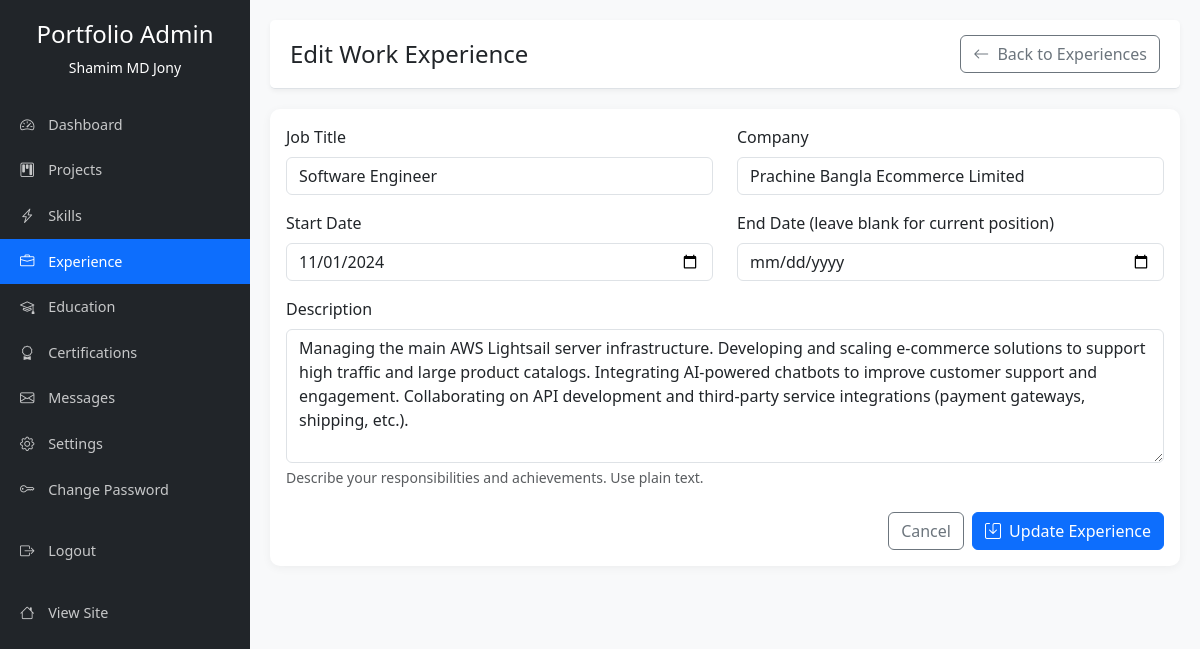
The app's page /dashboard/experiences/edit/1 (signed in) with its own data.
### models.py (models this page shows)
class Experience(db.Model):
    id = db.Column(db.Integer, primary_key=True)
    title = db.Column(db.String(100), nullable=False)
    company = db.Column(db.String(100), nullable=False)
    start_date = db.Column(db.Date, nullable=False)
    end_date = db.Column(db.Date)  # Null for current positions
    description = db.Column(db.Text, nullable=False)
    created_at = db.Column(db.DateTime, default=datetime.utcnow)
    updated_at = db.Column(db.DateTime, default=datetime.utcnow, onupdate=datetime.utcnow)

### app.py (the view, shortened to what this page needs)
@app.route('/dashboard/experiences/edit/<int:id>', methods=['GET', 'POST'])
@login_required
def edit_experience(id):
    experience = Experience.query.get_or_404(id)
    form = ExperienceForm(obj=experience)
    return render_template('admin/experiences/edit.html', form=form, experience=experience)

### forms.py
class ExperienceForm(FlaskForm):
    title = StringField('Job Title', validators=[DataRequired(), Length(max=100)])
    company = StringField('Company', validators=[DataRequired(), Length(max=100)])
    start_date = DateField('Start Date', validators=[DataRequired()])
    end_date = DateField('End Date', validators=[Optional()])
    description = TextAreaField('Description', validators=[DataRequired()])

### app.py (called while the page is built)
@login_manager.user_loader
def load_user(user_id):
    return User.query.get(int(user_id))

@app.before_request
def track_visitor():
    if request.method == 'GET' and not request.path.startswith('/dashboard') and not request.path.startswith('/admin') and not request.path.startswith('/static'):
        try:
            visitor = Visitor(
                page=request.path,
                ip_address=request.remote_addr,
                user_agent=request.user_agent.string if request.user_agent else None,
                referrer=request.referrer
            )
            db.session.add(visitor)
            db.session.commit()
        except Exception as e:
            print(f"Error tracking visitor: {e}")
            db.session.rollback()

### templates/admin/experiences/edit.html (shortened to what this page needs)
{% extends 'admin/base.html' %}
{% block header_title %}Edit Work Experience{% endblock %}
{% block header_actions %}
<a href="{{ url_for('manage_experiences') }}" class="btn btn-outline-secondary">
    <i class="bi bi-arrow-left me-1"></i> Back to Experiences
</a>
{% endblock %}
{% block content %}
<div class="card">
    <div class="card-body">
        <form method="POST" action="{{ url_for('edit_experience', id=experience.id) }}">
            <div class="row mb-3">
                <div class="col-md-6">
                    <label for="title" class="form-label">Job Title</label>
                    {{ form.title(class="form-control" + (" is-invalid" if form.title.errors else "")) }}
                </div>
                <div class="col-md-6">
                    <label for="company" class="form-label">Company</label>
                    {{ form.company(class="form-control" + (" is-invalid" if form.company.errors else "")) }}
                </div>
            </div>
            <div class="row mb-3">
                <div class="col-md-6">
                    <label for="start_date" class="form-label">Start Date</label>
                    {{ form.start_date(class="form-control" + (" is-invalid" if form.start_date.errors else ""), type="date") }}
                </div>
                <div class="col-md-6">
                    <label for="end_date" class="form-label">End Date (leave blank for current position)</label>
                    {{ form.end_date(class="form-control" + (" is-invalid" if form.end_date.errors else ""), type="date") }}
                </div>
            </div>
            <div class="mb-4">
                <label for="description" class="form-label">Description</label>
                {{ form.description(class="form-control" + (" is-invalid" if form.description.errors else ""), rows=5) }}
                <div class="form-text">Describe your responsibilities and achievements. Use plain text.</div>
            </div>
            <div class="d-flex justify-content-end">
                <a href="{{ url_for('manage_experiences') }}" class="btn btn-outline-secondary me-2">Cancel</a>
                <button type="submit" class="btn btn-primary">
                    <i class="bi bi-save me-1"></i> Update Experience
                </button>
            </div>
        </form>
    </div>
</div>
{% endblock %}

### templates/admin/base.html (style rules this page uses)
body { font-family: 'Segoe UI', Tahoma, Geneva, Verdana, sans-serif; background-color: #f8f9fa; }
.card { border: none; border-radius: 10px; box-shadow: 0 2px 10px rgba(0, 0, 0, 0.05); margin-bottom: 20px; }
.btn-primary { background-color: #0d6efd; border-color: #0d6efd; }

### records on screen
Experience: title "Software Engineer", company "Prachine Bangla Ecommerce Limited", start_date "11/01/2024", description "Managing the main AWS Lightsail server infrastructure. Developing and scaling e-commerce solutions to support high traffic and large product catalogs. Integrating AI-powered chatbots to improve customer support and engagement. Collaborating on API development and third-party service integrations (payment gateways, shipping, etc.)."
